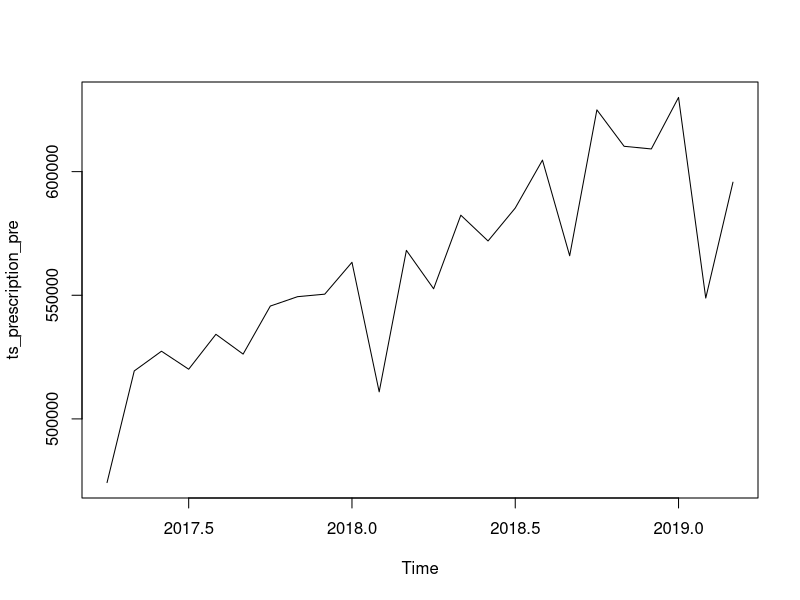
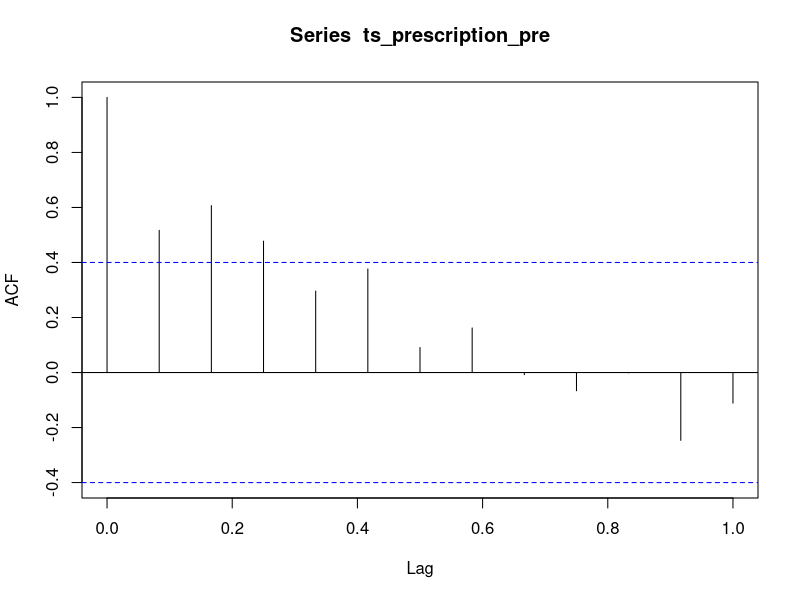
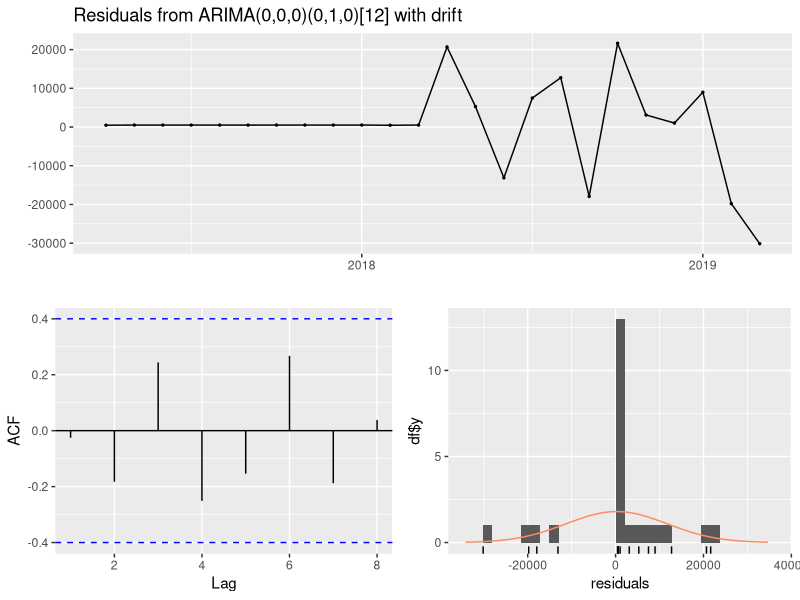
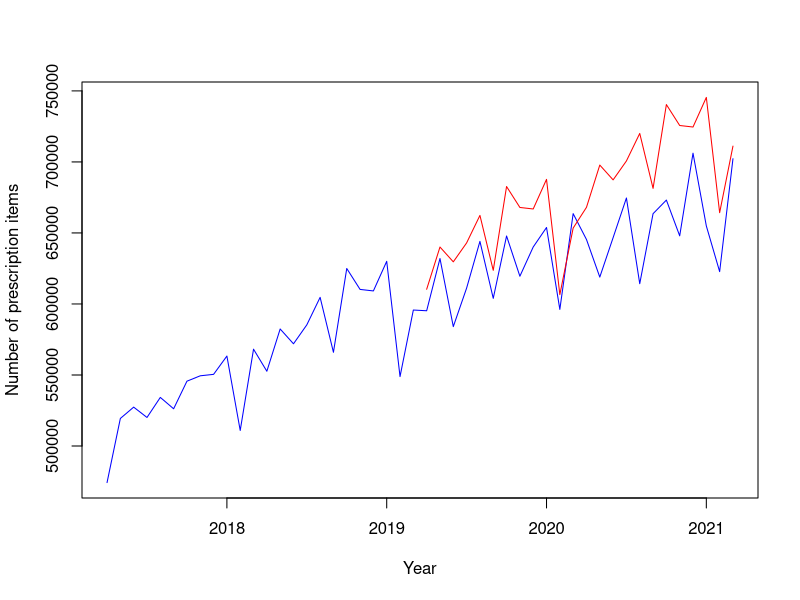
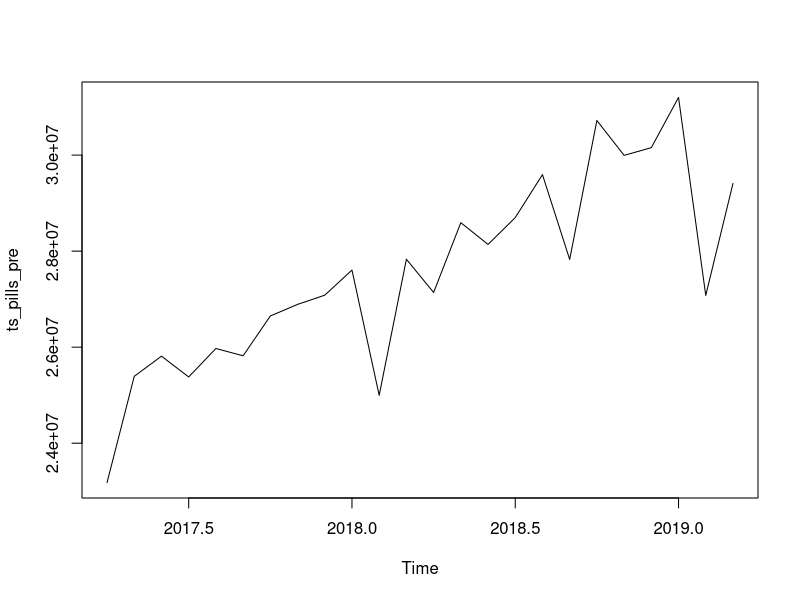
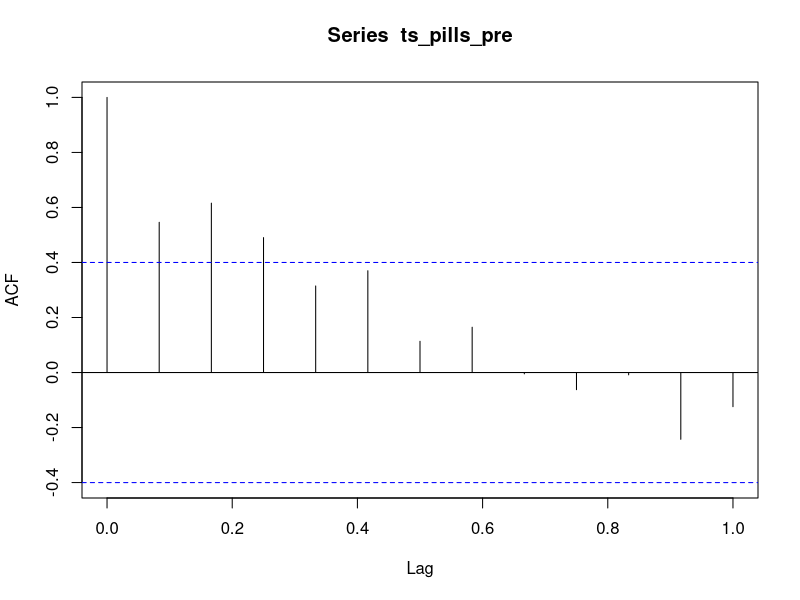
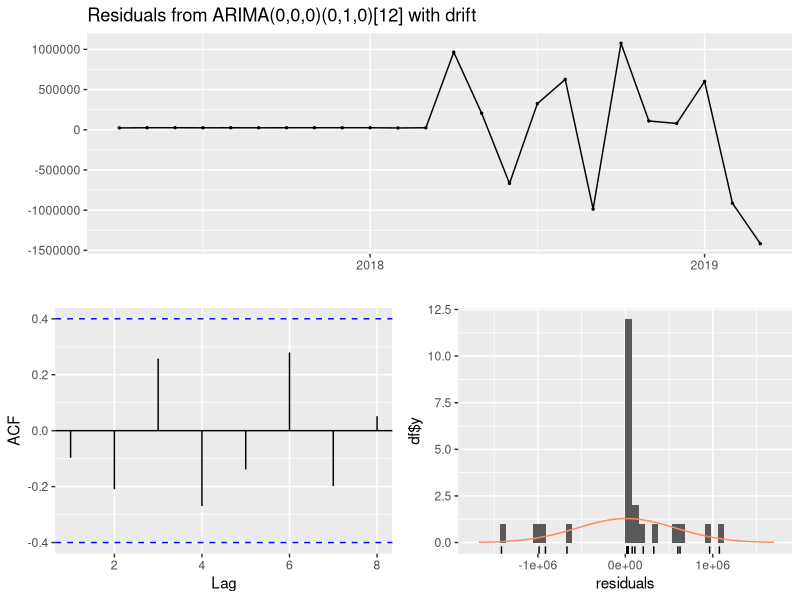
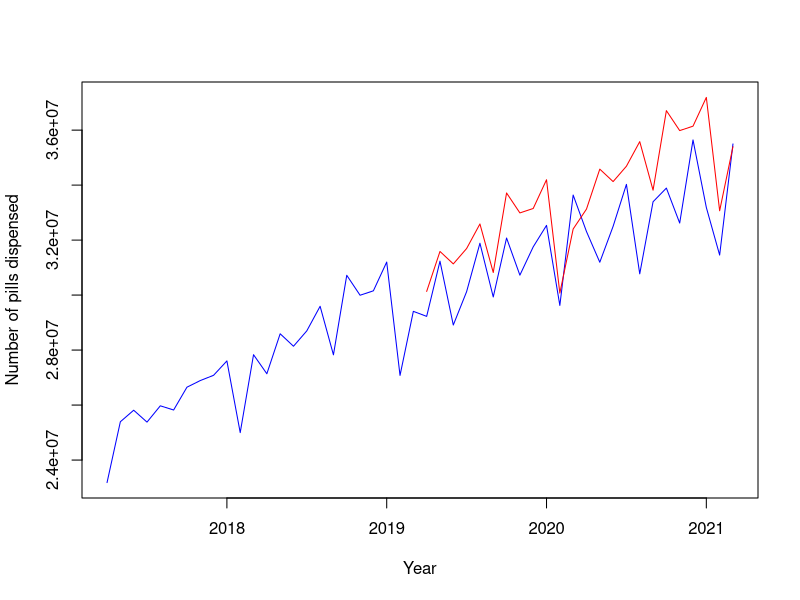

Recreate these plots in R, in order.
############################################################
#                                                          #
#               ARIMA modelling for pregabalin             #
#                                                          #
############################################################

#-- Load packages --#
library(readr)
library(dplyr)
library(tseries)
library(forecast)
library(ggplot2)
library(ggthemes)
library(patchwork)

#-- Import data --#
pregabalin <- read_csv('data-clean/pregabalin_analysis-set.csv')

head(pregabalin$date, 1)

tail(pregabalin$date, 1)

#-- Process data --#
data <- pregabalin |> 
    # Select columns
    select(month, 
           prescriptions_total, 
           pills_total, 
           dose_total,
           dose_per_prescription_total) 

########################################
# Monthly number of prescription items #
########################################
#-- Generate time series --#
ts_prescription <- ts(data$prescriptions_total, 
                      frequency = 12, 
                      start = c(2017, 4),
                      end = c(2021, 3))

ts_prescription_pre <- window(ts_prescription, end = c(2019, 3))

#-- Plot time series --#
plot(ts_prescription_pre)

#-- Check whether stationary --#
# Significant outcome indicates stationary time series
# Augmented Dickey-Fuller Test
adf.test(ts_prescription_pre) 

#-- Check whether seasonal --#
# ETS interpretation: Error, Trend, Seasonal components
# Looking to see whether Seasonal component is: 
# 'None; N', 'Additive; A', or 'Multiplicative; M'
ets(ts_prescription_pre)

# Double-check seasonality with ACF
acf(ts_prescription_pre, lag.max = 12)

#-- Search for best model --#
# Auto build model
mod_prescription_auto <- auto.arima(y = ts_prescription_pre,
                                    stationary = FALSE,
                                    seasonal = FALSE,
                                    stepwise = FALSE,
                                    trace = TRUE,
                                    method = 'CSS-ML')

mod_prescription_auto2 <- auto.arima(y = ts_prescription_pre,
                                     stationary = FALSE,
                                     D = 1, # Force seasonal component
                                     stepwise = FALSE,
                                     trace = TRUE,
                                     method = 'CSS-ML')

mod_prescription_auto
mod_prescription_auto2 # Model with seasonal component has a better fit based on AIC

# Check residuals (LB test null = no autocorrelation)
## Repeat auto.arima until LB test comes back not significant
checkresiduals(mod_prescription_auto2)

#-- Final step --#
# Build model pre-April 2019 using seasonal and non-seasonal components identified in automated search
mod_prescription_final <- Arima(ts_prescription_pre, 
                                order = c(0, 0, 0), 
                                seasonal = list(order = c(0, 1, 0), 
                                                period = 12),
                                include.drift = TRUE,
                                method = 'ML')

# Forecast values >= April 2019
forecast_prescription <- forecast(mod_prescription_final, 
                                  h = 24)

# Quick look
plot(ts.union(ts_prescription, forecast_prescription$mean), 
     type = 'l', plot.type = 'single',
     col = c('blue', 'red'),
     xlab = 'Year', ylab = 'Number of prescription items')

# Add to dataframe
data_2 <- data |> 
    mutate(prescriptions_total_forecast_mean = c(rep(NA, 24), forecast_prescription$mean),
           prescriptions_total_forecast_lower95 = c(rep(NA, 24), forecast_prescription$lower[,2]),
           prescriptions_total_forecast_upper95 = c(rep(NA, 24), forecast_prescription$upper[,2]))

#######################################
# Number of pills dispensed per month #
#######################################
#-- Generate time series --#
ts_pills <- ts(data$pills_total, 
               frequency = 12,
               start = c(2017, 4),
               end = c(2021, 3))

ts_pills_pre <- window(ts_pills, end = c(2019, 3))

#-- Plot time series --#
plot(ts_pills_pre)

#-- Check whether stationary --#
# Significant outcome indicates stationary time series
# Augmented Dickey-Fuller Test
adf.test(ts_pills_pre) 

#-- Check whether seasonal --#
# ETS interpretation: Error, Trend, Seasonal components
# Looking to see whether Seasonal component is: 
# 'None; N', 'Additive; A', or 'Multiplicative; M'
ets(ts_pills_pre)

# Double-check seasonality with ACF
acf(ts_pills_pre, lag.max = 12)

#-- Search for best model --#
# Auto build model
mod_pills_auto <- auto.arima(y = ts_pills_pre,
                             stationary = FALSE,
                             seasonal = FALSE,
                             stepwise = FALSE,
                             trace = TRUE,
                             method = 'CSS-ML')

mod_pills_auto2 <- auto.arima(y = ts_pills_pre,
                              stationary = FALSE,
                              D = 1, # Force seasonal component
                              stepwise = FALSE,
                              trace = TRUE,
                              method = 'CSS-ML')

mod_pills_auto
mod_pills_auto2 # Model with seasonal component has a better fit based on AIC

# Check residuals (LB test null = no autocorrelation)
## Repeat auto.arima until LB test comes back not significant
checkresiduals(mod_pills_auto2)

#-- Final step --#
# Build model pre-April 2019 using seasonal and non-seasonal components identified in automated search
mod_pills_final <- Arima(ts_pills_pre, 
                         order = c(0, 0, 0), 
                         seasonal = list(order = c(0, 1, 0), 
                                         period = 12),
                         include.drift = TRUE,
                         method = 'ML')

# Forecast values >= April 2019
forecast_pills <- forecast(mod_pills_final, 
                           h = 24)

# Quick look
plot(ts.union(ts_pills, forecast_pills$mean), 
     type = 'l', plot.type = 'single',
     col = c('blue', 'red'),
     xlab = 'Year', ylab = 'Number of pills dispensed')

# Add to dataframe
data_3 <- data_2 |> 
    mutate(pills_total_forecast_mean = c(rep(NA, 24), forecast_pills$mean),
           pills_total_forecast_lower95 = c(rep(NA, 24), forecast_pills$lower[,2]),
           pills_total_forecast_upper95 = c(rep(NA, 24), forecast_pills$upper[,2]))

#################################
# Monthly total dose prescribed #
#################################
#-- Generate time series --#
ts_dose <- ts(data$dose_total/1e6, # Divide by 1,000,000 otherwise auto.arima cannot find a solution
              frequency = 12,
              start = c(2017, 4),
              end = c(2021, 3))

ts_dose_pre <- window(ts_dose, end = c(2019, 3))

#-- Plot time series --#
plot(ts_dose_pre, 
     ylab = 'dose (1e6)')

#-- Check whether stationary --#
# Significant outcome indicates stationary time series
# Augmented Dickey-Fuller Test
adf.test(ts_dose_pre) 

#-- Check whether seasonal --#
# ETS interpretation: Error, Trend, Seasonal components
# Looking to see whether Seasonal component is: 
# 'None; N', 'Additive; A', or 'Multiplicative; M'
ets(ts_dose_pre)

# Double-check seasonality with ACF
acf(ts_dose_pre, lag.max = 12)

#-- Search for best model --#
# Auto build model
mod_dose_auto <- auto.arima(y = ts_dose_pre,
                            stationary = FALSE,
                            seasonal = FALSE,
                            stepwise = FALSE,
                            trace = TRUE,
                            method = 'CSS-ML')

mod_dose_auto2 <- auto.arima(y = ts_dose_pre,
                             stationary = FALSE,
                             D = 1, # Force seasonal component
                             stepwise = FALSE,
                             trace = TRUE,
                             method = 'CSS-ML')

mod_dose_auto
mod_dose_auto2 # Model with seasonal component has a better fit based on AIC

# Check residuals (LB test null = no autocorrelation)
checkresiduals(mod_dose_auto2)

#-- Final step --#
# Build model pre-April 2019 using seasonal and non-seasonal components identified in automated search
mod_dose_final <- Arima(ts_dose_pre, 
                        order = c(0, 0, 0), 
                        seasonal = list(order = c(0, 1, 0), 
                                         period = 12),
                        include.drift = TRUE,
                        method = 'ML')

# Forecast values >= April 2019
forecast_dose <- forecast(mod_dose_final, 
                          h = 24)

# Quick look
plot(ts.union(ts_dose, forecast_dose$mean), 
     type = 'l', plot.type = 'single',
     col = c('blue', 'red'),
     xlab = 'Year', ylab = 'Total monthly dose dispensed (1e6)')

# Add to dataframe
data_4 <- data_3 |> 
    # 'Correct' dose back to original raw scale
    mutate(dose_total_forecast_mean = c(rep(NA, 24), (forecast_dose$mean * 1e6)),
           dose_total_forecast_lower95 = c(rep(NA, 24), (forecast_dose$lower[,2] * 1e6)),
           dose_total_forecast_upper95 = c(rep(NA, 24), (forecast_dose$upper[,2] * 1e6)))

######################################
# Monthly dose per prescription item #
######################################
#-- Generate time series --#
ts_dose2 <- ts(data$dose_per_prescription_total,
               frequency = 12,
               start = c(2017, 4),
               end = c(2021, 3))

ts_dose2_pre <- window(ts_dose2, end = c(2019, 3))

#-- Plot time series --#
plot(ts_dose2_pre)

#-- Check whether stationary --#
# Significant outcome indicates stationary time series
# Augmented Dickey-Fuller Test
adf.test(ts_dose2_pre) 

#-- Check whether seasonal --#
# ETS interpretation: Error, Trend, Seasonal components
# Looking to see whether Seasonal component is: 
# 'None; N', 'Additive; A', or 'Multiplicative; M'
ets(ts_dose2_pre)

# Double-check seasonality with ACF
acf(ts_dose2_pre, lag.max = 12)

#-- Search for best model --#
# Auto build model
mod_dose2_auto <- auto.arima(y = ts_dose2_pre,
                             stationary = FALSE,
                             seasonal = FALSE,
                             stepwise = FALSE,
                             trace = TRUE,
                             method = 'CSS-ML')

mod_dose2_auto2 <- auto.arima(y = ts_dose2_pre,
                              stationary = FALSE,
                              D = 1, # Force seasonal component
                              stepwise = FALSE,
                              trace = TRUE,
                              method = 'CSS-ML')

mod_dose2_auto
mod_dose2_auto2 # Model with seasonal component has a better fit based on AIC

# Check residuals (LB test null = no autocorrelation)
## Repeat auto.arima until LB test comes back not significant
checkresiduals(mod_dose2_auto2)

#-- Final step --#
# Build model pre-April 2019 using seasonal and non-seasonal components identified in automated search
mod_dose2_final <- Arima(ts_dose2_pre, 
                         order = c(0, 0, 0), 
                         seasonal = list(order = c(0, 1, 0), 
                                         period = 12),
                         include.drift = TRUE, 
                         method = 'ML')

# Forecast values >= April 2019
forecast_dose2 <- forecast(mod_dose2_final, 
                           h = 24)

# Quick look
plot(ts.union(ts_dose2, forecast_dose2$mean), 
     type = 'l', plot.type = 'single',
     col = c('blue', 'red'),
     xlab = 'Year', ylab = 'Total monthly dose per prescription item')

# Add to dataframe
data_5 <- data_4 |> 
    # 'Correct' dose back to original raw scale
    mutate(dose_per_prescription_total_forecast_mean = c(rep(NA, 24), (forecast_dose2$mean)),
           dose_per_prescription_total_forecast_lower95 = c(rep(NA, 24), (forecast_dose2$lower[,2])),
           dose_per_prescription_total_forecast_upper95 = c(rep(NA, 24), (forecast_dose2$upper[,2])))

####################
# Publication plot #
####################

#-- Set ggplot theme --#
theme_set(new = theme_minimal(base_size = 18) +
              theme(legend.position = 'none',
                    plot.title = element_text(size = 18),
                    plot.caption = element_text(size = 12),
                    plot.background = element_rect(colour = '#FFFFFF',
                                                   fill = '#FFFFFF'),
                    panel.grid = element_blank(),
                    axis.text = element_text(colour = '#000000', 
                                             size = 18),
                    axis.line = element_line(size = 0.5),
                    axis.ticks = element_line(size = 0.5)))

#--- Palette ---#
arima_col <- tableau_color_pal()(2)[[2]]

#--- Generate plots ---#
# Prescription items
plot_prescriptions <- ggplot(data = data_5) +
    aes(x = month) +
    geom_ribbon(aes(ymax = prescriptions_total_forecast_upper95/10000,
                    ymin = prescriptions_total_forecast_lower95/10000),
              fill = arima_col,
              alpha = 0.4) +
    geom_line(aes(y = prescriptions_total/10000),
              colour = '#000000') +
    geom_line(aes(y = prescriptions_total_forecast_mean/10000),
              colour = arima_col,
              size = 1) +
    geom_vline(xintercept = 25,
               linetype = 2) +
    labs(title = expression('ARIMA(0,0,0)(0,1,0)'[12]~'with drift'),
         y = expression('Number of prescription items (10'^4*')'),
         x = 'Date') +
    scale_y_continuous(limits = c(40, 80)) +
    scale_x_continuous(breaks = c(1, 13, 25, 37, 49),
                       labels = c('April 2017', 'April 2018', 
                                  'April 2019', 
                                  'April 2020', 'April 2021')) +
    theme(plot.margin = margin(t = 5.5, r = 50, b = 5.5, l = 20)); plot_prescriptions

# Monthly dose per prescription item
plot_dose <- ggplot(data = data_5) +
    aes(x = month) +
    geom_ribbon(aes(ymax = dose_per_prescription_total_forecast_upper95/1000,
                    ymin = dose_per_prescription_total_forecast_lower95/1000),
              fill = arima_col,
              alpha = 0.4) +
    geom_line(aes(y = dose_per_prescription_total/1000),
              colour = '#000000') +
    geom_line(aes(y = dose_per_prescription_total_forecast_mean/1000),
              colour = arima_col,
              size = 1) +
    geom_vline(xintercept = 25,
               linetype = 2) +
    labs(title = expression('ARIMA(0,0,0)(0,1,0)'[12]~'wth drift'),
         y = expression('Dose per prescription item (10'^3*' mg)'),
         x = 'Date') +
    scale_y_continuous(limits = c(5.95, 6.6)) +
    scale_x_continuous(breaks = c(1, 13, 25, 37, 49),
                       labels = c('April 2017', 'April 2018', 
                                  'April 2019', 
                                  'April 2020', 'April 2021')) +
    theme(plot.margin = margin(t = 5.5, r = 50, b = 5.5, l = 20)); plot_dose

# Group plots
plot_patchwork <- plot_prescriptions + plot_dose + plot_layout(ncol = 2)

ggsave(plot = plot_patchwork,
       filename = 'figures/pregabalin_arima.png',
       height = 6,
       width = 16)
